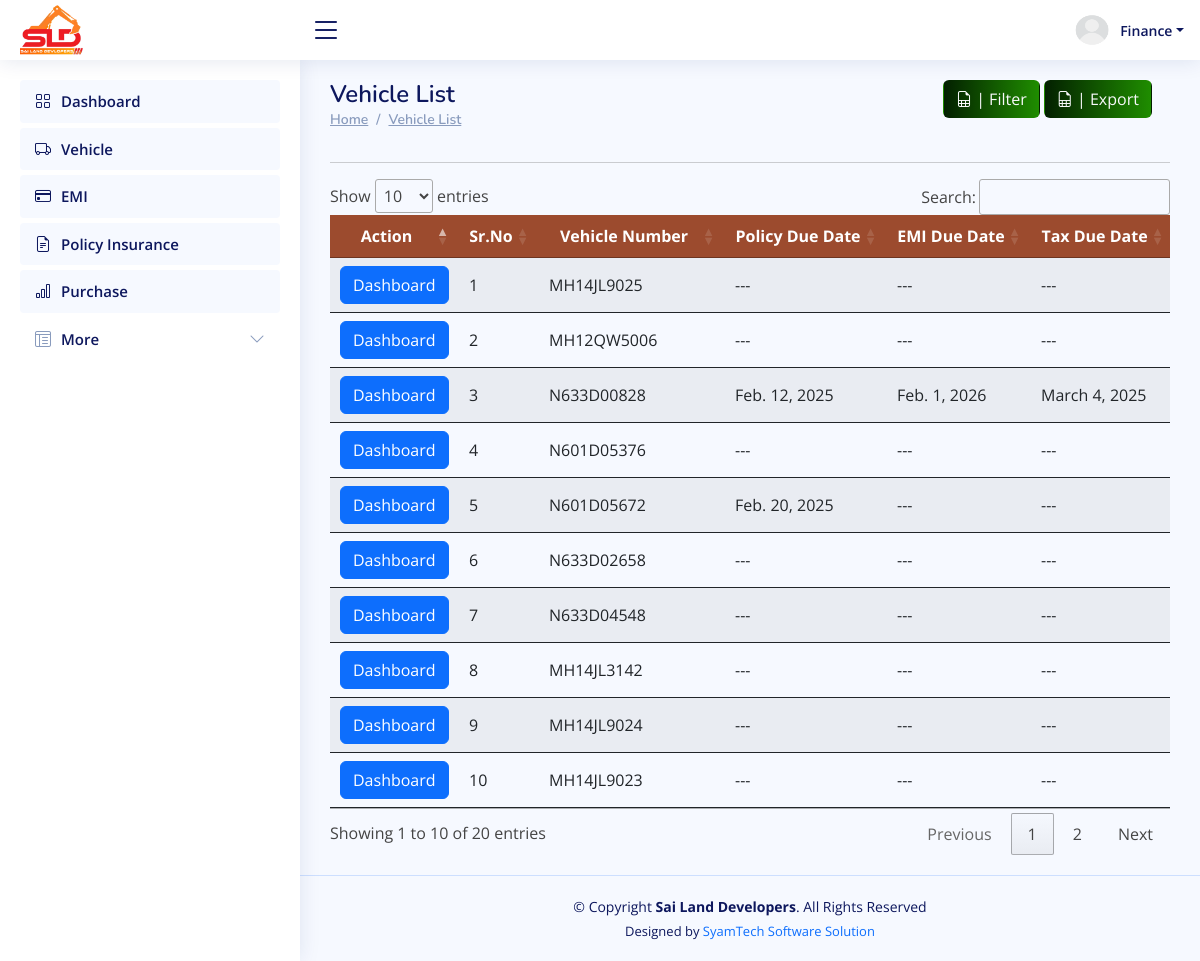
/finance/vehicle_list/ (signed in), run on an earlier commit of the app's database.
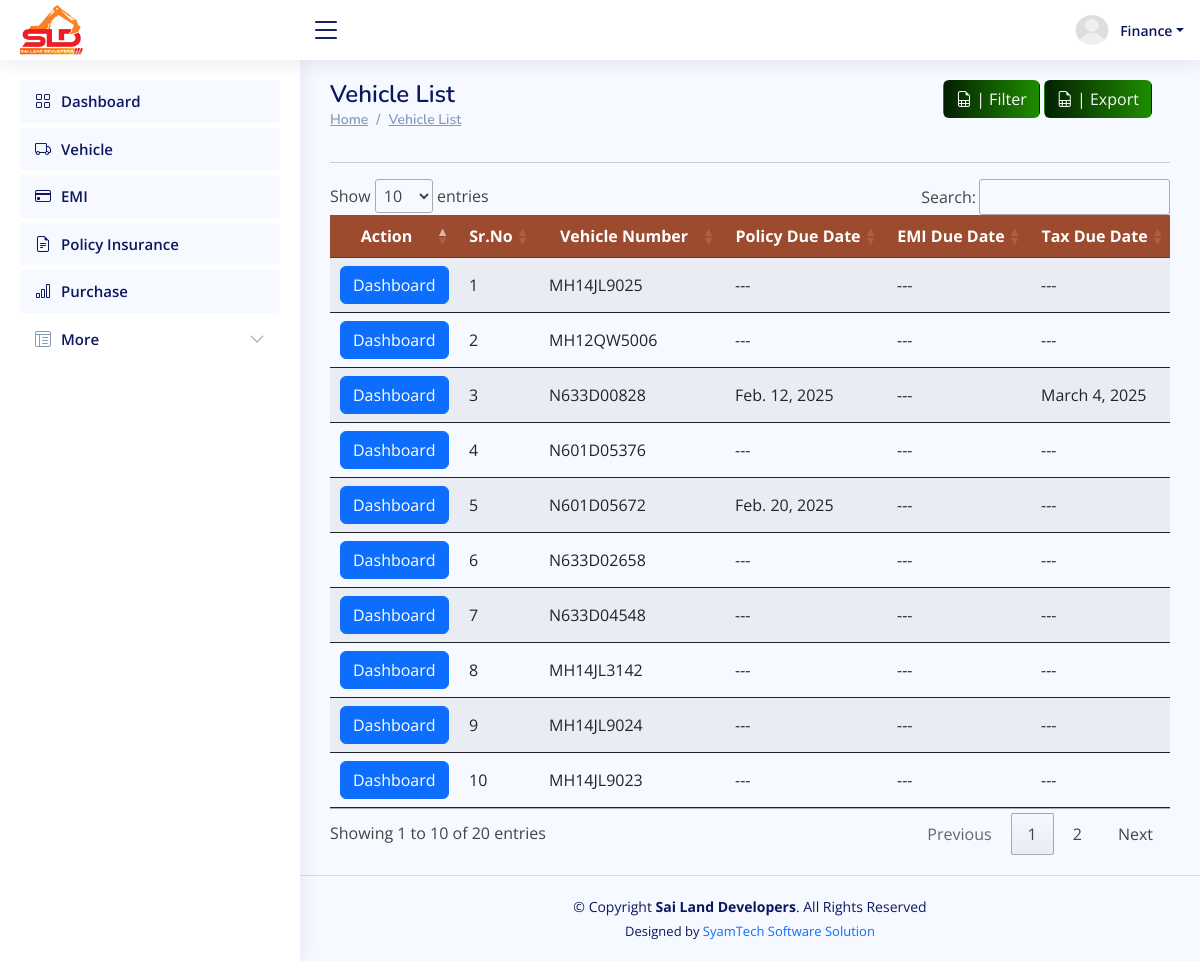
And on a later commit of the database.
### ERP_Admin/models.py (models this page shows, shortened)
class Vehicle(models.Model):
    owner_name = models.CharField(max_length=50,null=True,blank=True)
    model_name = models.ForeignKey(VehicleModel, related_name='vehicle_model_name', null=True, blank=True, on_delete=models.CASCADE)
    vehicle_number = models.CharField(max_length=50, unique=True)
    status=models.CharField(max_length=50, default='active', choices=VEHICLE_STATUS)

class Policy(models.Model):
    policy_number=models.CharField(max_length=50)
    insurance_company = models.ForeignKey(Insurance_Bank, on_delete=models.CASCADE, related_name='Insurance',null=True, blank=True)
    vehicle = models.ForeignKey(Vehicle, on_delete=models.CASCADE, related_name='policies')
    policy_file = models.FileField(upload_to='policies/' )
    due_date = models.DateField()
    premium_amount=models.BigIntegerField(null=True, blank=True)

class EMI(models.Model):
    vehicle = models.ForeignKey(Vehicle, on_delete=models.CASCADE, related_name='emis')
    finance_bank = models.ForeignKey(Finance_Bank, on_delete=models.CASCADE, related_name='emis',null=True, blank=True)
    loan_account_no=models.CharField(max_length=50,null=True)
    emi_amount = models.DecimalField(max_digits=10,default=0, decimal_places=2)
    loan_amount=models.BigIntegerField()
    total_installments = models.PositiveIntegerField(default=0)
    paid_installments = models.PositiveIntegerField(default=0)
    next_due_date = models.DateField(null=True, blank=True)
    file=models.FileField(upload_to='emi/', max_length=100)
    frequency = models.CharField( max_length=20, choices=FREQUENCY_CHOICES,  default='monthly' )
    status = models.CharField( max_length=20, choices=EMI_STATUS_CHOICES,  default='pending' )
    interest_rate = models.DecimalField(null=True, blank=True,max_digits=5, decimal_places=2, help_text='Interest rate in percentage')
    tenure = models.PositiveIntegerField()

class OtherDues(models.Model):
    vehicle = models.ForeignKey(Vehicle, on_delete=models.CASCADE)
    tax_frequency = models.CharField(max_length=255, choices=FREQUENCY_CHOICES,null=True, blank=True)
    tax_amount = models.FloatField(null=True, blank=True)
    tax_due_date = models.DateField(null=True, blank=True)
    fitness_due_date = models.DateField(null=True,blank=True)
    permit_due_date = models.DateField(null=True,blank=True)
    puc_due_date = models.DateField(null=True,blank=True)
    fitness_document=models.ImageField(upload_to="PolicyDocuments", max_length=None, null=True, blank=True)
    permit_document=models.ImageField(upload_to="PolicyDocuments", max_length=None, null=True, blank=True)
    puc_document=models.ImageField(upload_to="PolicyDocuments", max_length=None, null=True, blank=True)
    rc_book=models.ImageField(upload_to="PolicyDocuments", max_length=None, null=True, blank=True)
    invoice=models.ImageField(upload_to="PolicyDocuments", max_length=None, null=True, blank=True)

### ERP_Finance/views.py (the view, shortened to what this page needs)
# urls.py: path('vehicle_list/', views.vehicle_list, name='finance_vehicle_list'),
@finance_required
def vehicle_list(request):
    filter_form = VehicleFilterForFinance(request.GET or None)
    queryset = Vehicle.objects.all()
    start_date = filter_form.cleaned_data.get('start_date') if filter_form.is_valid() else None
    end_date = filter_form.cleaned_data.get('end_date') if filter_form.is_valid() else None
    context = []
    for vehicle in queryset:
        policies = vehicle.policies.all()
        emis = vehicle.emis.all()
        other_dues = vehicle.otherdues_set.first()
        policy_due_date = policies[0].due_date if policies else None
        emi_due_date = emis[0].next_due_date if emis else None
        tax_due_date = other_dues.tax_due_date if other_dues else None
        fitness_due_date = other_dues.fitness_due_date if other_dues else None
        permit_due_date = other_dues.permit_due_date if other_dues else None
        puc_due_date = other_dues.puc_due_date if other_dues else None
        context.append({
            'id': vehicle.id,
            'vehicle_number': vehicle.vehicle_number,
            'policy_due_date': policy_due_date,
            'emi_due_date': emi_due_date,
            'tax_due_date': tax_due_date,
            'fitness_due_date': fitness_due_date,
            'permit_due_date': permit_due_date,
            'puc_due_date': puc_due_date,
        })
    return render(request, 'finance_vehicle_list.html', {
        'filter_form': filter_form,
        'context': context
    })

### ERP_Admin/filters.py
class VehicleFilterForFinance(forms.Form):
    start_date = forms.DateField(
        widget=forms.DateInput(attrs={'type': 'date'}),
        required=False,
        label="Start Date"
    )
    end_date = forms.DateField(
        widget=forms.DateInput(attrs={'type': 'date'}),
        required=False,
        label="End Date"
    )

### ERP_Admin/models.py (called while the page is built)
    def __str__(self):
        return self.username

### ERP_Finance/views.py (called while the page is built)
def finance_required(function):
    @wraps(function)
    def _wrapped_view(request, *args, **kwargs):
        if not request.user.is_authenticated:
            return redirect('/login')  # Redirect to login if not logged in
        if not request.user.is_finance:
            return redirect('/login')  # Redirect to login if user is not in Finance role
        return function(request, *args, **kwargs)
    return _wrapped_view

### ERP_Finance/templates/finance_vehicle_list.html (shortened to what the changed rows need)
{% extends "finance_base.html" %}
{% load crispy_forms_tags %}
{% block content %}
{% load static %}
<main id="main" class="main">
    <div class="row">
        <div class="col-sm-6">
            <div class="pagetitle">
                <h1>Vehicle List</h1>
            </div>
        </div>
    </div>
    <section class="section dashboard">
            <div class="row">
                <div class="col-lg-12">
                    <div class="row">
                        <div class="container" style=" overflow:scroll;">
                            <table id="vehicle" class="table table-striped" style="overflow:scroll; width:100%;min-width: max-content;">
                                <thead>
                                    <tr style="background:#9c4b2e;">
                                        <th scope="col" class="text-center text-white">Action</th>
                                        <th scope="col" class="text-center text-white">Sr.No</th>
                                        <th scope="col" class="text-center text-white">Vehicle Number</th>
                                        <th scope="col" class="text-center text-white">Policy Due Date</th>
                                        <th scope="col" class="text-center text-white">EMI Due Date</th>
                                        <th scope="col" class="text-center text-white">Tax Due Date</th>
                                    </tr>
                                </thead>
                                <tbody>
                                    {% if context %}
                                        {% for r in context %}
                                        <tr>
                                            <td>
                                                <a href="{% url 'finance_vehicle_dashboard' r.id %}" class="btn btn-primary">Dashboard</a>
                                            </td>
                                            <td>{{ forloop.counter }}</td>
                                            <td>{{ r.vehicle_number }}</td>
                                            <td>
                                                {% if r.policy_due_date %}
                                                    {{ r.policy_due_date }}
                                                {% else %}
                                                    ---
                                                {% endif %}
                                            </td>
                                            <td>
                                                {% if r.emi_due_date %}
                                                    {{ r.emi_due_date }}
                                                {% else %}
                                                    ---
                                                {% endif %}
                                            </td>
                                            <td>
                                                {% if r.tax_due_date %}
                                                    {{ r.tax_due_date }}
                                                {% else %}
                                                    ---
                                                {% endif %}
                                            </td>
                                        </tr>
                                        {% endfor %}
                                    {% else %}
                                        <tr>
                                            <td colspan="11" class="text-center">No vehicles found.</td>
                                        </tr>
                                    {% endif %}
                                </tbody>
                            </table>
                        </div>
                    </div>
                </div>
            </div>
    </section>
</main>
{% endblock content %}

What changed in the data, as far as the page shows it:
removed EMI: emi_due_date "Feb. 1, 2026"
Also different on the page:
new list line: "Dashboard 3 ---"
new list line: "N633D00828"
new list line: "Feb. 12, 2025"
new list line: "March 4, 2025"
list line gone: "Dashboard 3"
list line gone: "N633D00828"
list line gone: "Feb. 12, 2025"
list line gone: "March 4, 2025"
